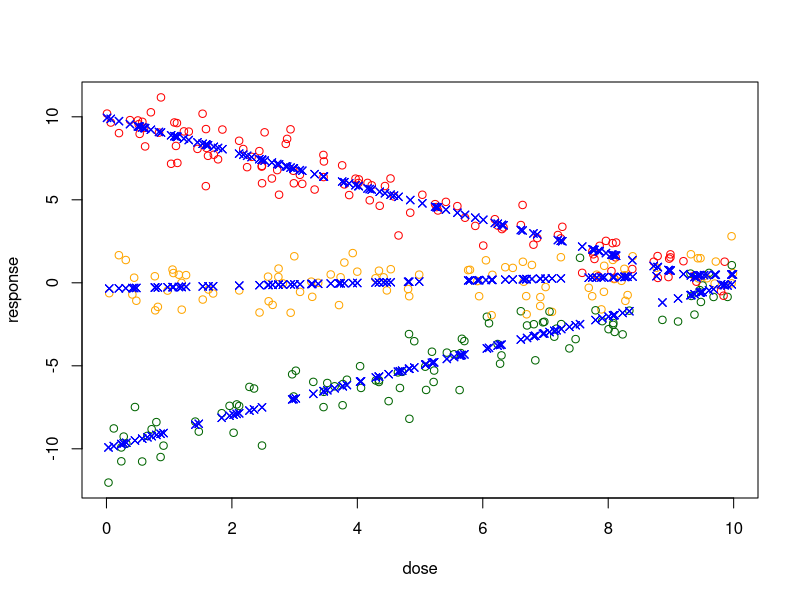

Generate this figure with R:
N <- 1000

simulate_data <- function(intercepts, slopes, N){
  category = sample(names(intercepts), N, replace=T)
  dose = runif(N, min=0, max=10)
  response = 0 + intercepts[as.character(category)] + slopes[as.character(category)] * dose + rnorm(N)
  data.frame(category, dose, response)
}

intercepts <- c( Tall=10, Medium=0, Short=-10)
slopes <- c(Tall=-1, Medium=0, Short=1)
cat_colors <- c(Tall="red", Medium="orange", Short="darkgreen")

df <- simulate_data(intercepts, slopes, N=300)

with(df, plot(response ~ dose, col=cat_colors[as.character(category)]))

fit1 <- lm(response ~ dose*category, data=df)
with(df, points(dose, fit1$fitted.value, col="blue", pch=4))
summary(fit1)

fit2 <- lm(response ~ category + dose:category, data=df)
with(df, points(dose, fit2$fitted.value, col="blue", pch=4))
summary(fit2)

fit3 <- lm(response ~ category + dose:category - 1, data=df)
with(df, points(dose, fit2$fitted.value, col="blue", pch=4))
summary(fit3)

